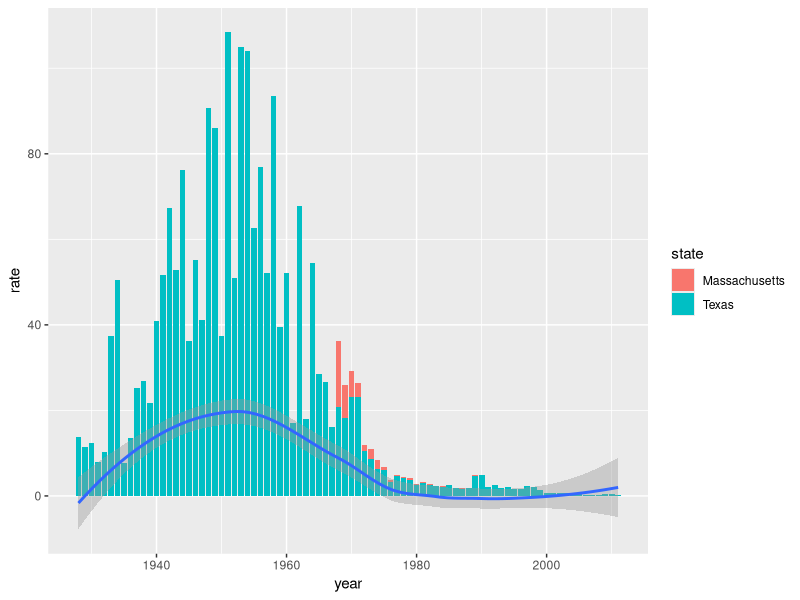

Reproduce this figure in R.
## ---- chunk 1
knitr::opts_chunk$set(echo = TRUE)

## INSTALL dslabs package



## Load packages
library(dplyr)
library(ggplot2)
library(dslabs)

## Load data from dslabs package
data("us_contagious_diseases") 
## ---- chunk 2

## ---- chunk 3
us_contagious_diseases %>%
  str
## ---- chunk 4
us_contagious_diseases %>%
  pull(var=disease) %>%
  levels
## ---- chunk 5

## ---- chunk 6

## ---- chunk 7
us_contagious_diseases %>%
  filter(disease == "Mumps" & state == "Massachusetts" | state == "Texas") %>%
  mutate(rate = count / population * 10000 * 52 / weeks_reporting) %>%
  ggplot(aes(x=year, y=rate)) + 
  geom_col(aes(fill=state)) +
  # geom_point() + 
  geom_smooth()
## ---- chunk 8

## ---- chunk 9

## ---- chunk 10

## ---- chunk 11

## ---- chunk 12
